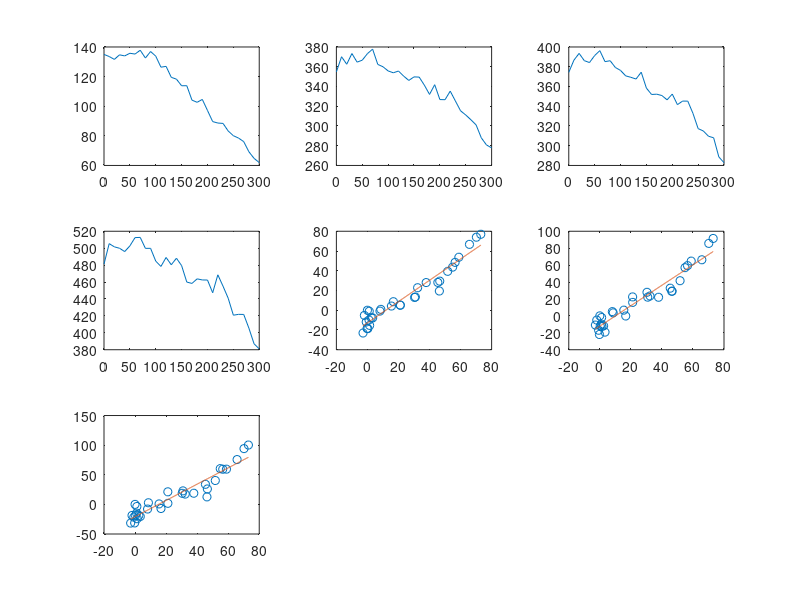

The MATLAB source for this figure:
%% This script will calculate the relative dissolution rates of IrO2 nanocrystals from LP-TEM dissolution trajectories
% Matteo Fratarcangeli
% Ivan A. Moreno-Hernandez
% August 2024
%
% for information on preparing the video_info file, see https://github.com/morenohernandezlab/IrO2_Dissolution

clear all
clc

load video_info_IrO2_800C_FeCl_final_2024_05_16_rates_M_drive.mat

%% Analyze and adjust fits
clf
v = 1; %select video to analyze

start_index = 1;

fit_trajectory = video_info(v).fit;
fit_time = video_info(v).fit(:,2);
fit_L110 = video_info(v).fit(:,3)*2;
fit_L111_side1 = video_info(v).fit(:,5) + video_info(v).fit(:,8);
fit_L111_side2 = video_info(v).fit(:,6) + video_info(v).fit(:,7);
fit_L001 = video_info(v).fit(:,9);

dim_etched_L110 = fit_L110(start_index)-fit_L110(start_index:end);
dim_etched_L111_side1 = fit_L111_side1(start_index)-fit_L111_side1(start_index:end);
dim_etched_L111_side2 = fit_L111_side2(start_index)-fit_L111_side2(start_index:end);
dim_etched_L001 = fit_L001(start_index)-fit_L001(start_index:end);

dim_etched_L110_line = linspace(min(dim_etched_L110),max(dim_etched_L110),1001);

p_111_side1 = polyfit(dim_etched_L110,dim_etched_L111_side1,1)
p_111_side2 = polyfit(dim_etched_L110,dim_etched_L111_side2,1)
p_001 = polyfit(dim_etched_L110,dim_etched_L001,1)

clf
subplot(3,3,1)

plot(fit_time,fit_L110)

subplot(3,3,2)
plot(fit_time,fit_L111_side1)

subplot(3,3,3)
plot(fit_time,fit_L111_side2)

subplot(3,3,4)
plot(fit_time,fit_L001)


subplot(3,3,5)
hold on
plot(dim_etched_L110,dim_etched_L111_side1,'o')
plot(dim_etched_L110_line,dim_etched_L110_line*p_111_side1(1)+p_111_side1(2))

hold off
box on
subplot(3,3,6)
hold on

plot(fit_L110(start_index)-fit_L110(start_index:end),fit_L111_side2(start_index)-fit_L111_side2(start_index:end),'o')

plot(dim_etched_L110_line,dim_etched_L110_line*p_111_side2(1)+p_111_side2(2))
hold off
box on
subplot(3,3,7)
hold on
plot(fit_L110(start_index)-fit_L110(start_index:end),fit_L001(start_index)-fit_L001(start_index:end),'o')
plot(dim_etched_L110_line,dim_etched_L110_line*p_001(1)+p_001(2))

hold off
box on

video_info(v).L111_side1_relative_rate_fit = [start_index,p_111_side1];
video_info(v).L111_side2_relative_rate_fit = [start_index,p_111_side2];
video_info(v).L001_relative_rate_fit = [start_index,p_001];

%% Calculate difference in activation barrier
clearvars -except video_info
kb = 8.1617333262*10^-5; %eV/K
T = 298.13; %K
c = 1000;%eV to meV

for i = 1:size(video_info,2)

L111_rel_rate_avg = (video_info(i).L111_side1_relative_rate_fit(:,2)+video_info(i).L111_side2_relative_rate_fit(:,2))/2;
video_info(i).delta_act_barrier = -kb*T*log(L111_rel_rate_avg)*c;
delta_activation_barrier(i) = video_info(i).delta_act_barrier;

end

delta_activation_barrier